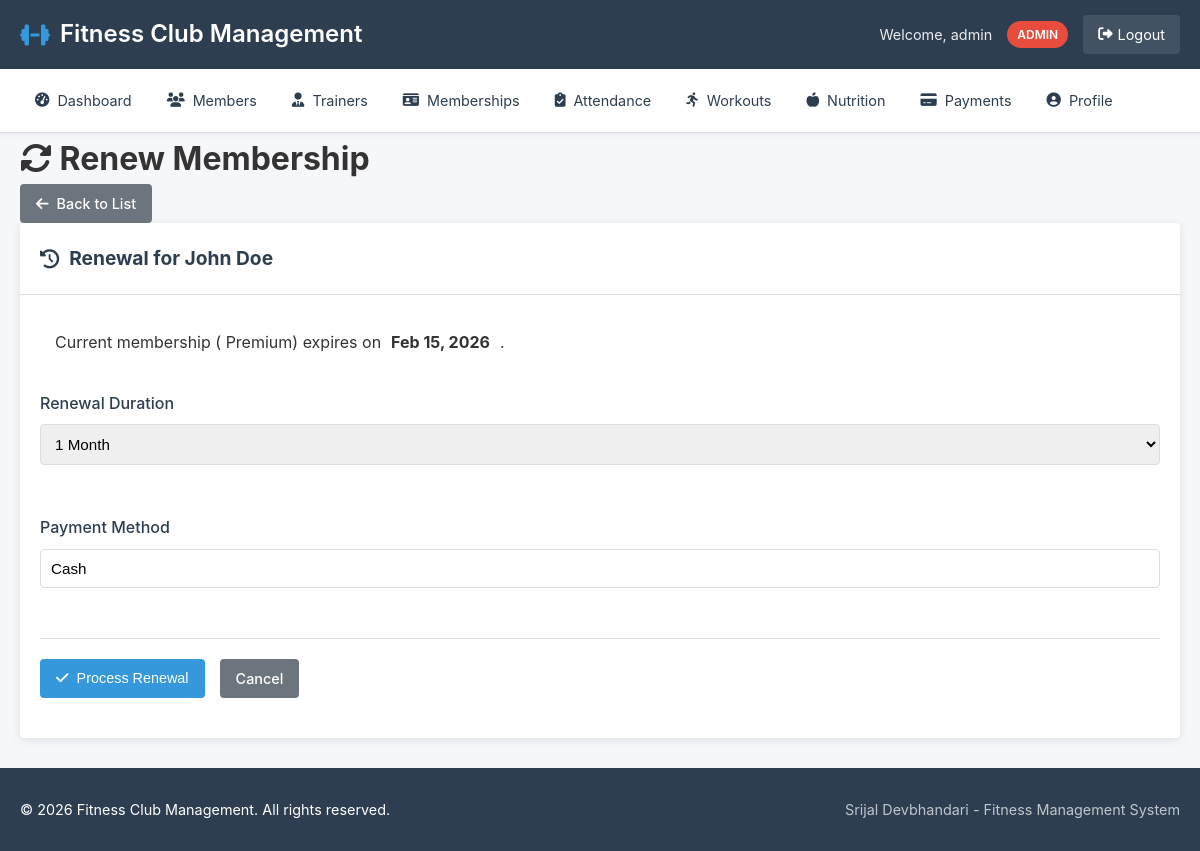
Screenshot of /memberships/renew.php?id=1 (signed in) with the database file from the repository.
### tables this page shows
CREATE TABLE memberships (
    id INT PRIMARY KEY AUTO_INCREMENT,
    member_id INT NOT NULL,
    plan_name VARCHAR(50) NOT NULL,
    plan_type ENUM('Monthly', 'Quarterly', 'Annual', 'Pay-as-you-go') DEFAULT 'Monthly',
    price DECIMAL(10,2) NOT NULL,
    start_date DATE NOT NULL,
    expiry_date DATE NOT NULL,
    payment_status ENUM('Paid', 'Pending', 'Overdue') DEFAULT 'Pending',
    payment_method VARCHAR(50),
    auto_renew BOOLEAN DEFAULT TRUE,
    created_at TIMESTAMP DEFAULT CURRENT_TIMESTAMP,
    FOREIGN KEY (member_id) REFERENCES members(id) ON DELETE CASCADE,
    INDEX idx_expiry (expiry_date),
    INDEX idx_status (payment_status)
);

CREATE TABLE members (
    id INT PRIMARY KEY AUTO_INCREMENT,
    user_id INT UNIQUE,
    first_name VARCHAR(50) NOT NULL,
    last_name VARCHAR(50) NOT NULL,
    email VARCHAR(100) UNIQUE NOT NULL,
    phone VARCHAR(20),
    date_of_birth DATE,
    gender ENUM('Male', 'Female', 'Other'),
    address TEXT,
    emergency_contact VARCHAR(100),
    profile_image VARCHAR(255),
    join_date DATE DEFAULT CURRENT_DATE,
    status ENUM('Active', 'Inactive', 'Suspended') DEFAULT 'Active',
    fitness_goals TEXT,
    medical_notes TEXT,
    height_cm DECIMAL(5,2),
    weight_kg DECIMAL(5,2),
    created_at TIMESTAMP DEFAULT CURRENT_TIMESTAMP,
    updated_at TIMESTAMP DEFAULT CURRENT_TIMESTAMP ON UPDATE CURRENT_TIMESTAMP,
    FOREIGN KEY (user_id) REFERENCES users(id) ON DELETE CASCADE,
    INDEX idx_status (status),
    INDEX idx_name (first_name, last_name)
);

### includes/functions.php (called while the page is built, shortened)
<?php
function format_date($date_string)
{
    return date('M j, Y', strtotime($date_string));
}
function e($string)
{
    return htmlspecialchars($string ?? '', ENT_QUOTES, 'UTF-8');
}
?>

### public/memberships/renew.php (the view, shortened to what this page needs)
<?php
require_once '../../config/config.php';
require_once '../../includes/functions.php';
$id = isset($_GET['id']) ? (int) $_GET['id'] : 0;
$stmt = $pdo->prepare("
    SELECT ms.*, m.first_name, m.last_name, m.email
    FROM memberships ms
    JOIN members m ON ms.member_id = m.id
    WHERE ms.id = ?
");
$stmt->execute([$id]);
$membership = $stmt->fetch();
include '../../includes/header.php';
?>
<div class="content-header">
    <h1><i class="fas fa-sync-alt"></i> Renew Membership</h1>
    <div class="header-actions">
        <a href="index.php" class="btn btn-secondary">
            <i class="fas fa-arrow-left"></i> Back to List
        </a>
    </div>
</div>
<div class="content-card">
    <div class="card-header">
        <h2><i class="fas fa-history"></i> Renewal for
            <?php echo e($membership['first_name'] . ' ' . $membership['last_name']); ?>
        </h2>
    </div>
    <div class="card-body">
        <div class="alert alert-info">
            Current membership (
            <?php echo e($membership['plan_name']); ?>) expires on <strong>
                <?php echo format_date($membership['expiry_date']); ?>
            </strong>.
        </div>
        <form method="POST" action="" class="form-grid">
            <div class="form-group">
                <label for="duration">Renewal Duration</label>
                <select id="duration" name="duration" required>
                    <option value="1">1 Month</option>
                </select>
            </div>
            <div class="form-group">
                <label for="payment_method">Payment Method</label>
                <input type="text" id="payment_method" name="payment_method" value="Cash" required>
            </div>
            <div class="form-actions">
                <button type="submit" class="btn btn-primary">
                    <i class="fas fa-check"></i> Process Renewal
                </button>
                <a href="index.php" class="btn btn-secondary">Cancel</a>
            </div>
        </form>
    </div>
</div>
<?php include '../../includes/footer.php'; ?>

### assets/css/style.css (style rules this page uses)
* { margin: 0; padding: 0; box-sizing: border-box; }
:root { --primary-color: #2c3e50; --secondary-color: #3498db; --success-color: #27ae60; --warning-color: #f39c12; --danger-color: #e74c3c; --info-color: #2980b9; --light-color: #ecf0f1; --dark-color: #2c3e50; --gray-color: #95a5a6; --border-color: #ddd; --shadow: 0 2px 10px rgba(0, 0, 0, 0.1); --border-radius: 4px; --transition: all 0.3s ease; }
body { font-family: -apple-system, BlinkMacSystemFont, 'Segoe UI', Roboto, Oxygen, Ubuntu, sans-serif; line-height: 1.6; color: #333; background-color: #f5f7fa; min-height: 100vh; display: flex; flex-direction: column; }
.alert { padding: 15px; border-radius: var(--border-radius); margin-bottom: 20px; display: flex; align-items: center; gap: 10px; }
.content-card { background: white; border-radius: var(--border-radius); box-shadow: var(--shadow); margin-bottom: 30px; overflow: hidden; }
.card-header { padding: 20px; border-bottom: 1px solid var(--border-color); display: flex; justify-content: space-between; align-items: center; }
.card-header h2 { font-size: 1.2rem; color: var(--dark-color); display: flex; align-items: center; gap: 10px; }
.card-body { padding: 20px; }
.btn { display: inline-flex; align-items: center; justify-content: center; gap: 8px; padding: 8px 16px; border: none; border-radius: var(--border-radius); font-size: 0.9rem; font-weight: 500; text-decoration: none; cursor: pointer; transition: var(--transition); white-space: nowrap; }
.btn-primary { background-color: var(--secondary-color); color: white; }
.btn-secondary { background-color: #6c757d; color: white; }
.form-grid { display: flex; flex-direction: column; gap: 30px; }
.form-group { margin-bottom: 20px; }
.form-group label { display: block; margin-bottom: 8px; font-weight: 500; color: var(--dark-color); display: flex; align-items: center; gap: 8px; }
.form-group input, .form-group select, .form-group textarea { width: 100%; padding: 10px; border: 1px solid var(--border-color); border-radius: var(--border-radius); font-size: 0.95rem; transition: var(--transition); }
.form-actions { display: flex; gap: 15px; padding: 20px 0; border-top: 1px solid var(--border-color); }

### rows the page displays
memberships: member.last_name "John Doe", plan_name "Premium", expiry_date "Feb 15, 2026"

### other values shown
SITE_NAME "Fitness Club Management"
$_SESSION['user_name'] "admin"
$_SESSION['user_role'] "ADMIN"
